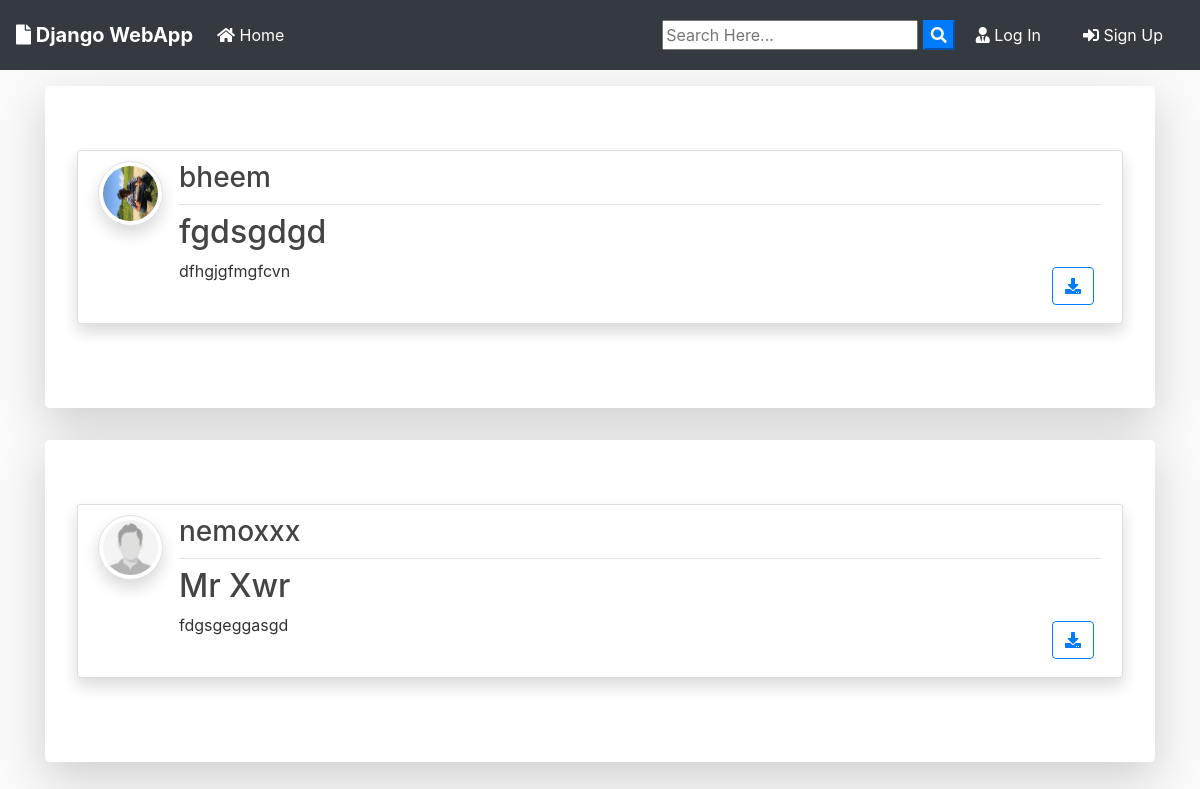
/droid/, run on an earlier commit of the app's database.
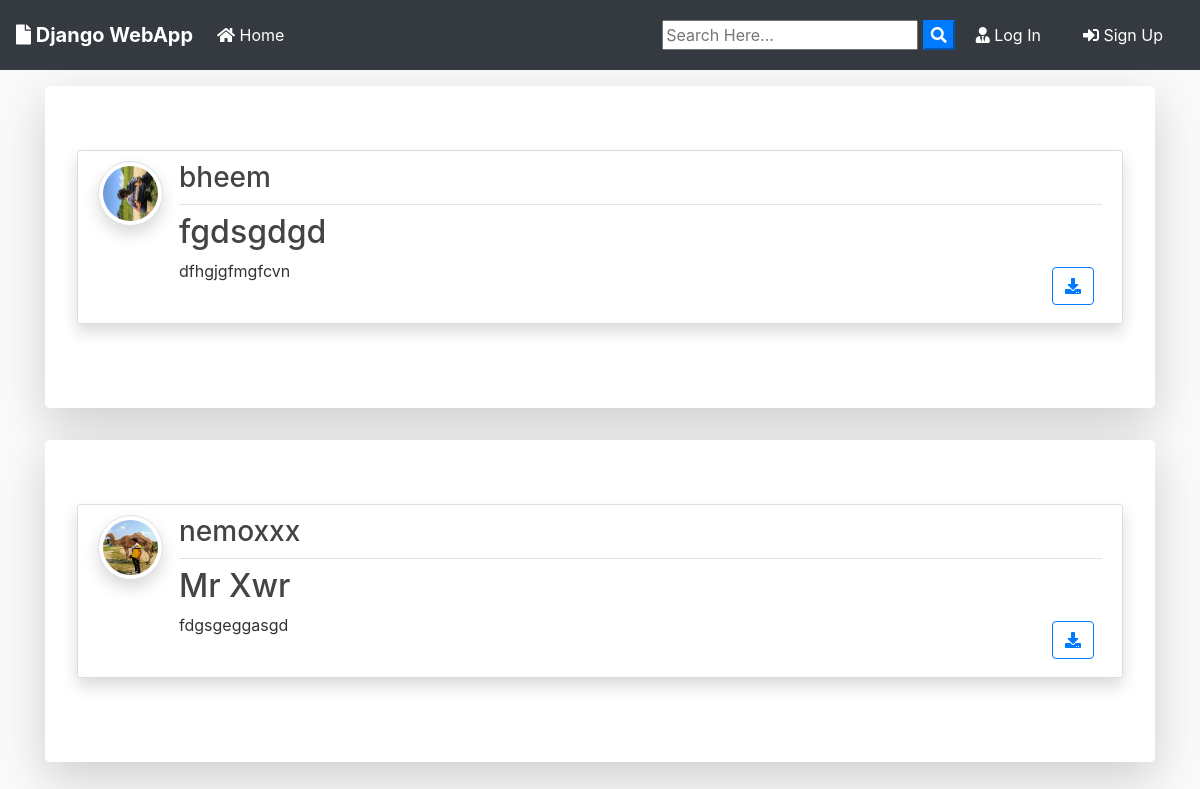
And on a later commit of the database.
### Droid/models.py (models this page shows, shortened)
class Post(models.Model):
	title = models.CharField(max_length=100)
	file = models.FileField(null=True,blank=True,upload_to='static/Files')
	content = models.TextField()
	date_posted = models.DateTimeField(default=timezone.now)
	author = models.ForeignKey(User, on_delete=models.CASCADE)

### userlogin/models.py (models this page shows)
class Profile(models.Model):
    user = models.OneToOneField(User, on_delete=models.CASCADE,related_name='profile')
    firstname = models.CharField(max_length=50)
    lastname = models.CharField(max_length=50)
    username = models.CharField(max_length=50)
    email = models.EmailField()
    phone = models.CharField(max_length=10)
    image = models.ImageField(upload_to='static/profiles_pic', default='static/images/sample_user.jpg')
    created_date = models.DateTimeField(auto_now_add=True)

### Droid/views.py (the view)
# urls.py: path('', PostListView.as_view(), name='blog-home'),
class PostListView(ListView):
    model = Post
    template_name = 'Droid/home.html'  # <app>/<model>_<viewtype>.html
    context_object_name = 'posts'
    ordering = ['-date_posted']
    paginate_by = 2

### Droid/templates/Droid/home.html (shortened to what this page needs)
{% extends "header.html" %}
{% block content %}
    {% for post in posts %}
      <div class="jumbotron mt-3 bg-white shadow-lg">
      <article class="media content-section shadow">
        <a href="{{ post.author.profile.image.url }}" target="_blank"> <img src="{{ post.author.profile.image.url }}" alt="none" class="article-img rounded-circle img-thumbnail img-fluid shadow">
        </a>
        <div class="media-body">
          <div class="article-metadata d-flex justify-content-between">
            <a class="mr-2 " href="{% url 'user-posts' post.author.username  %}"><h3>{{ post.author }}</h3></a>
          </div>
          <h2><a class="article-title text-justify " href="{% url 'post-detail' post.id %}">{{ post.title }}</a></h2>
          <div class="d-flex justify-content-between">
            <p class="article-content text-justify text-truncate overflow-hidden">{{ post.content }}</p>
            {% if post.file %}
          <div class="form-group mt-0 pt-0  m-2">
            <a class="btn btn-outline-primary  btn-d "  href="{{ post.file.url }}"  download type="submit"><i class="fas fa-download"></i></a>
          </div>
          {% endif %}
          </div>
        </div>
      </article>
      </div>
    {% endfor %}
{% endblock content %}

### templates/header.html (shortened to what this page needs)
{% load static %}
<!doctype html>
<html lang="en">
<head>
  <link rel="stylesheet" href="https://stackpath.bootstrapcdn.com/bootstrap/4.3.1/css/bootstrap.min.css"
>
  <link rel="stylesheet" href="https://use.fontawesome.com/releases/v5.8.1/css/all.css">
  <link rel="stylesheet" href="{% static 'css/main.css' %}">
</head>
<body>
  <nav class="navbar navbar-expand-lg navbar-dark bg-dark">
    <a class="navbar-brand font-weight-bold" href="#"><i class="fas fa-file"></i> Django WebApp</a>
    <div class="collapse navbar-collapse" id="navbarSupportedContent">
      <ul class="navbar-nav mr-auto">
        <li class="nav-item active">
          <a class="nav-link" href="{% url 'blog-home' %}"><i class="fas fa-home"></i> Home </a>
        </li>
      </ul>
      <form id="searchform" action="{% url 'search' %}" method="get">
        <input type="text" name="q" type="text" value="{{ request.GET.q }}" placeholder="Search Here..." />
        <button type="button" onclick="searchform.submit()" class=" text-white my-color btn-primary"><i
            class="fa fa-search"></i></button>
      </form>
      {% if user.is_authenticated %}
      <a class="nav-link {{activate_password}}" href="/password_change">Password Change</a>
      <a href="{% url 'user-posts' user %}" class="btn text-white m-2"><i class="fas fa-user-shield"></i> My Post</a>
      <a href="{% url 'post-create' %}" class="btn text-white m-2"><i class="fas fa-user-edit"></i> New Post</a>
      <a href="/profile " class="btn text-white m-2"><i class="fas fa-user"></i> {{ user.username }}</a>
      <a href="/logout " class="btn text-white m-2"><i class="fas fa-sign-out-alt"></i> Log Out</a>
      {% else %}
      <a href="/login " class="btn text-white m-2"><i class="fas fa-user-tie"></i> Log In</a>
      <a href="/register " class="btn text-white m-2"> <i class="fas fa-sign-in-alt"></i> Sign Up</a>
      {% endif %}
    </div>
  </nav>
  <div class="container my-bg">
    {% block content %}
    {% endblock  %}
  </div>
</body>
</html>

### static/css/main.css (style rules this page uses)
body { background: #fafafa; color: #333333; margin-top: 0; }
h1, h2, h3, h4, h5, h6 { color: #444444; }
ul { margin: 0; }
.content-section { background: #ffffff; padding: 10px 20px; border: 1px solid #dddddd; border-radius: 3px; margin-bottom: 20px; }
.article-title { color: #444444; }
.article-content { white-space: pre-line; }
.article-img { height: 65px; width: 65px; margin-right: 16px; }
.article-metadata { padding-bottom: 1px; margin-bottom: 4px; border-bottom: 1px solid #e3e3e3 }

What changed in the data, as far as the page shows it:
changed through a linked row, Post "Mr Xwr": author.profile.image: a different picture
